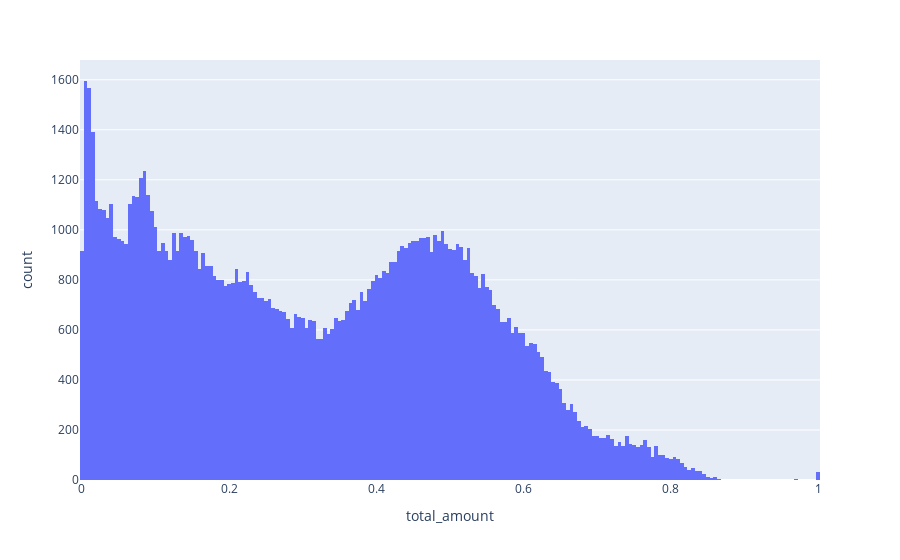

Write notebook code for a chart like this one.
### Code cell
px.histogram(df,x='total_amount')

### Figure 1 — Plotly figure (JSON) as saved in the notebook; plotly's stock layout.template omitted (floating-point values rounded to 4 significant figures; data arrays with more than 128 entries replaced by an {"elided": "..."} marker saying what was removed)
{"data": [{"alignmentgroup": "True", "bingroup": "x", "hovertemplate": "total_amount=%{x}<br>count=%{y}<extra></extra>", "legendgroup": "", "marker": {"color": "#636efa", "pattern": {"shape": ""}}, "name": "", "offsetgroup": "", "orientation": "v", "showlegend": false, "type": "histogram", "x": {"elided": "113140 float values"}, "xaxis": "x", "yaxis": "y"}], "layout": {"barmode": "relative", "legend": {"tracegroupgap": 0}, "margin": {"t": 60}, "xaxis": {"anchor": "y", "domain": [0, 1], "title": {"text": "total_amount"}}, "yaxis": {"anchor": "x", "domain": [0, 1], "title": {"text": "count"}}}}
